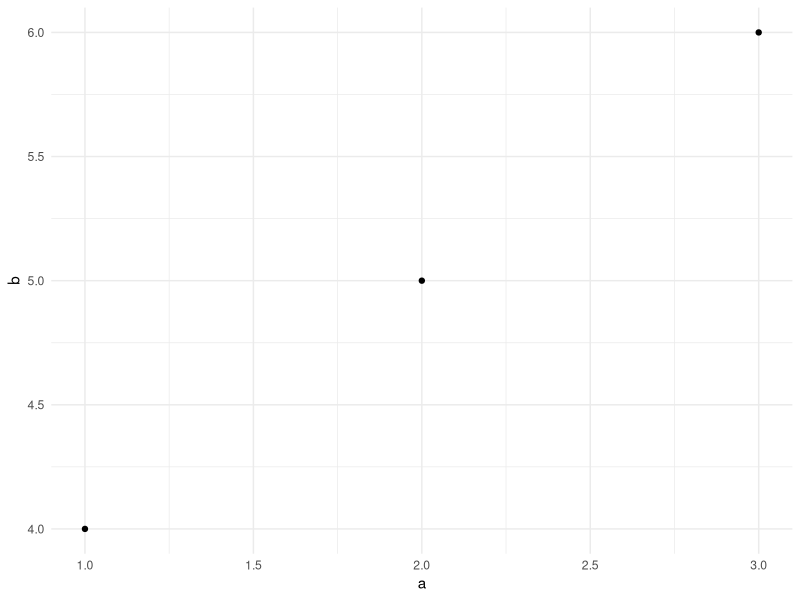

Generate this figure with R:

a <- c(1,2,3)
b <- c(4,5,6)

c <- c("Male", "Female", "Male")
d <- c("Yes", "No", "Yes")

dat <- data.frame(a, b, c, d)

library(ggplot2)

#scatter plot of a vs b
fig1 <- ggplot(dat, aes(x = a, y = b)) +
  geom_point() +
  theme_minimal()

# save fig1
ggsave("fig1.png", fig1, width = 6, height = 4, dpi = 300)
